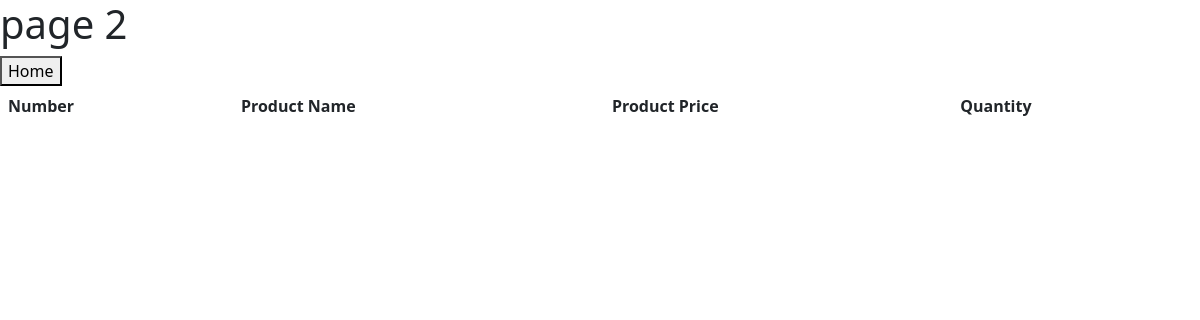
Before: /dex_dex with the older database file.
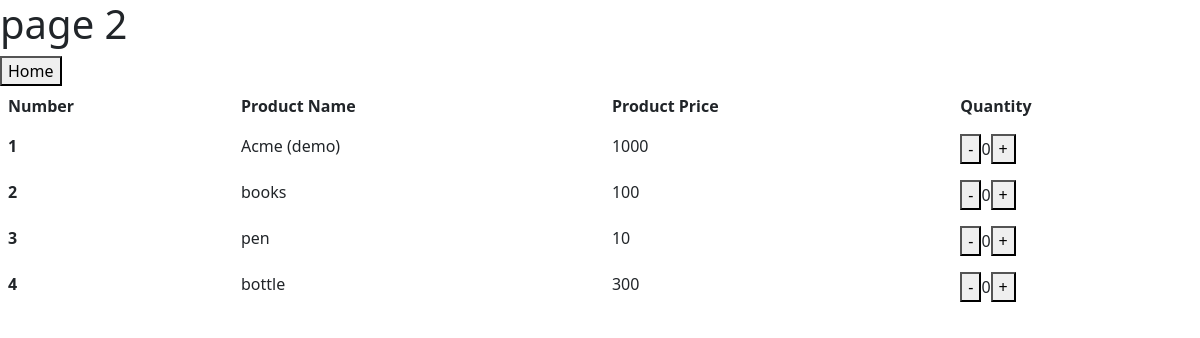
After: the same page with the newer database file.
### tables this page shows
CREATE TABLE products (id INTEGER PRIMARY KEY, productname TEXT UNIQUE, productprice INTEGER UNIQUE, quantity INTEGER);

### app.py (the view)
@app.route('/dex_dex')
def dex_dex():
    cart_info = cart()
    return render_template('cart.html', cart_info=cart_info)

### app.py (called while the page is built)
def get_db():
    db = sqlite3.connect('mydatabase.db')
    return db

def cart():
    db = get_db()
    c = db.cursor()
    c.execute('SELECT * FROM products')
    c_info = c.fetchall()
    db.commit()
    db.close()
    return (c_info)

### templates/cart.html (shortened to what this page needs)
<!DOCTYPE html>
<html lang="en">
<head>
    <link href="https://cdn.jsdelivr.net/npm/bootstrap@5.3.0-alpha1/dist/css/bootstrap.min.css" rel="stylesheet">
</head>
<body>
    <h1>page 2</h1>
    <a href="home"><button>Home</button></a>
    <div id="app">
        <table class="table table-borderless">
            <thead>
            <tr>
                <th scope="col">Number</th>
                <th scope="col">Product Name</th>
                <th scope="col">Product Price</th>
                <th scope="col">Quantity</th>
            </tr>
            </thead>
            <tbody>
                {% for d in cart_info %}
            <tr>
                <th scope="row">{{loop.index}}</th>
                <td>{{ d[1] }}</td>
                <td>{{ d[2] }}</td>
                <td><a href="/decrease/{{d[0]}}"><button>-</button></a>{{ d[3] }}<a href="/increase/{{d[0]}}"><button>+</button></a></td>
            </tr>
                {% endfor %}
</body>
</html>

Changed rows visible on the page:
added products: productname "Acme (demo)", productprice "1000", quantity "0"
added products: productname "books", productprice "100", quantity "0"
added products: productname "pen", productprice "10", quantity "0"
added products: productname "bottle", productprice "300", quantity "0"
